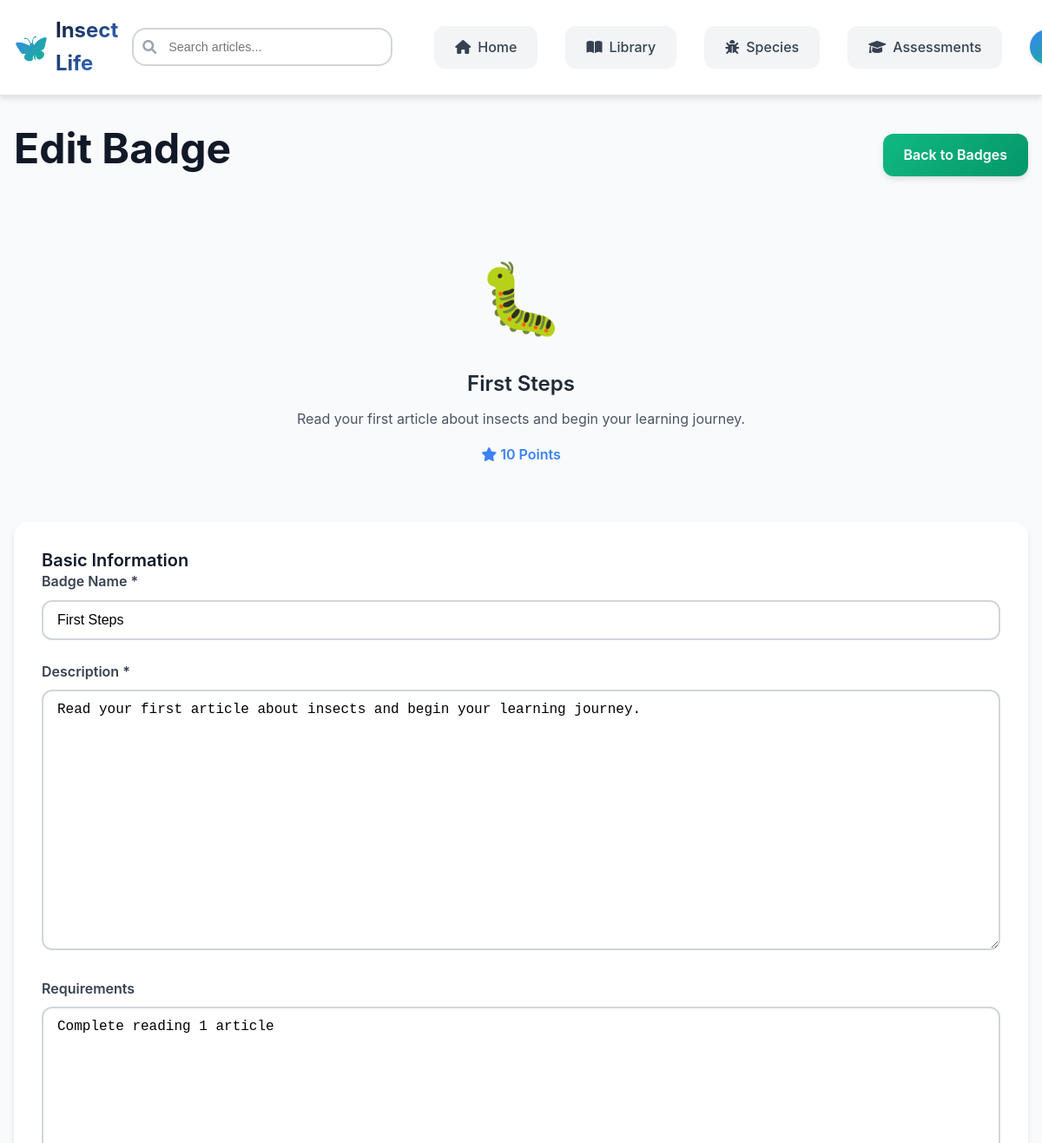
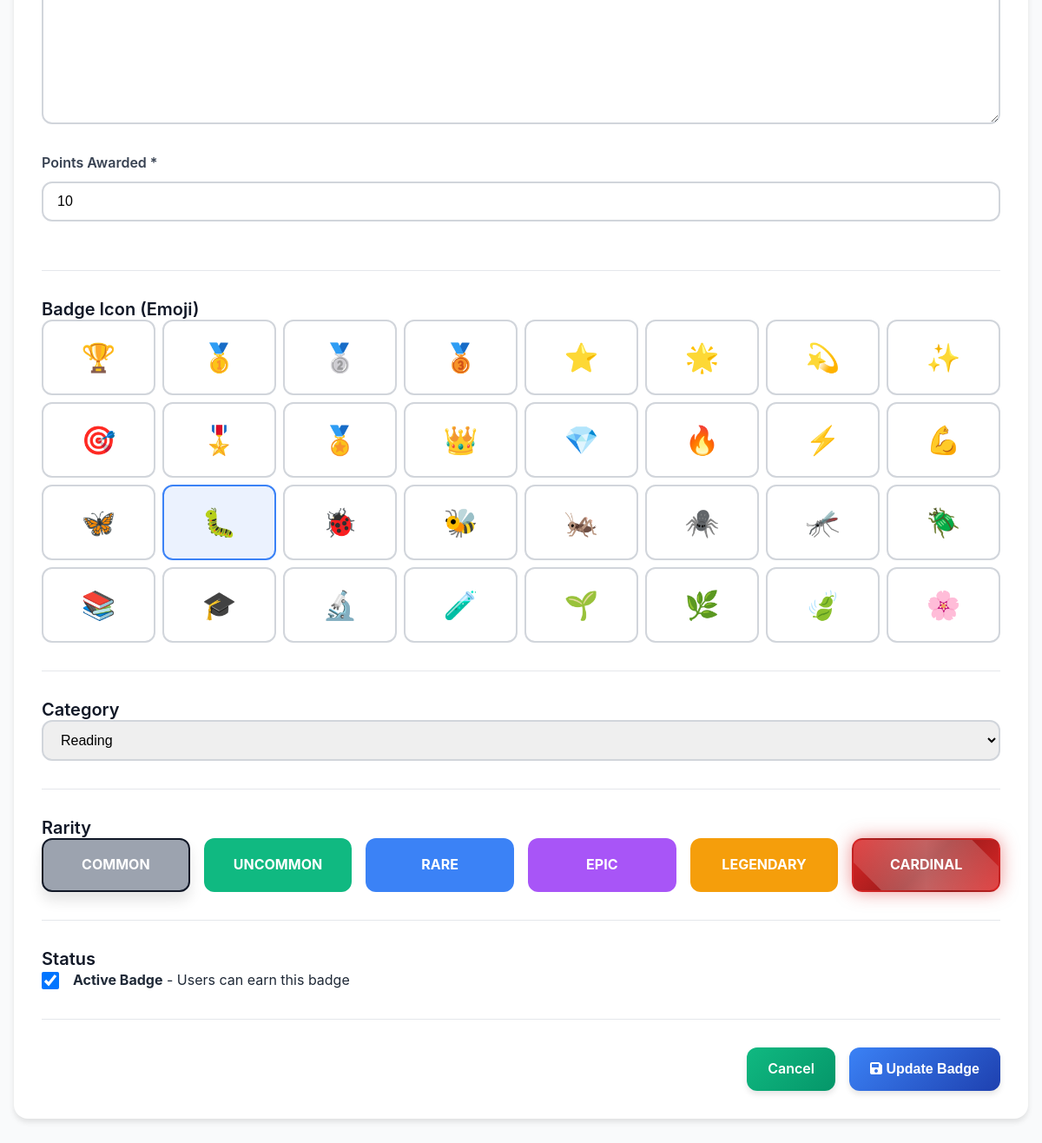
/admin/badge-edit.php?id=5 (signed in), run on the app's committed database (2 pictures, top to bottom).
### tables this page shows
CREATE TABLE `badges` (
  `id` int(11) NOT NULL,
  `name` varchar(100) NOT NULL,
  `description` text NOT NULL,
  `icon` varchar(10) DEFAULT NULL,
  `category` enum('reading','knowledge','exploration','social','special') DEFAULT 'reading',
  `requirements` longtext NOT NULL CHECK (json_valid(`requirements`)),
  `criteria_type` varchar(50) DEFAULT NULL,
  `criteria_value` int(11) DEFAULT 0,
  `points` int(11) DEFAULT 10,
  `rarity` enum('common','uncommon','rare','epic','legendary','cardinal') DEFAULT 'common',
  `is_active` tinyint(1) DEFAULT 1,
  `created_at` timestamp NOT NULL DEFAULT current_timestamp(),
  `updated_at` timestamp NOT NULL DEFAULT current_timestamp() ON UPDATE current_timestamp()
);

### admin/badge-edit.php (the view, shortened to what this page needs)
<?php
$badge_id = isset($_GET['id']) ? intval($_GET['id']) : 0;
$is_edit = $badge_id > 0;
$badge = null;
if ($is_edit) {
    try {
        $pdo = getDBConnection();
        $stmt = $pdo->prepare("SELECT * FROM badges WHERE id = ?");
        $stmt->execute([$badge_id]);
        $badge = $stmt->fetch();
    } catch (Exception $e) {
        $error_message = "Error loading badge: " . $e->getMessage();
    }
}
$requirements_text = '';
if ($badge && !empty($badge['requirements'])) {
    $req_data = json_decode($badge['requirements'], true);
    $requirements_text = $req_data['description'] ?? '';
}
include 'includes/header.php';
?>
<link rel="stylesheet" href="../assets/css/main.css">
<link rel="stylesheet" href="../assets/css/header.css">
<link rel="stylesheet" href="../assets/css/admin.css">
<div class="editor-container">
    <div class="editor-header">
        <h1><?php echo $is_edit ? 'Edit Badge' : 'Create New Badge'; ?></h1>
        <a href="badges.php" class="btn btn-secondary">Back to Badges</a>
    </div>
    <?php if ($is_edit && $badge): ?>
    <div class="badge-preview">
        <div class="badge-preview-icon"><?php echo $badge['icon'] ?? '🏆'; ?></div>
        <div class="badge-preview-name"><?php echo htmlspecialchars($badge['name']); ?></div>
        <div style="color: var(--gray-600);"><?php echo htmlspecialchars($badge['description']); ?></div>
        <div style="margin-top: 1rem; color: var(--primary-blue); font-weight: 600;">
            <i class="fas fa-star"></i> <?php echo number_format($badge['points']); ?> Points
        </div>
    </div>
    <?php endif; ?>
    <form method="POST" class="editor-form">
        <div class="form-section">
            <h2 class="section-title">Basic Information</h2>
            <div class="form-group">
                <label class="form-label">Badge Name *</label>
                <input type="text" name="name" class="form-control"
                       value="<?php echo htmlspecialchars($badge['name'] ?? ''); ?>"
                       placeholder="e.g., First Steps" required>
            </div>
            <div class="form-group">
                <label class="form-label">Description *</label>
                <textarea name="description" class="form-control" rows="3" required><?php echo htmlspecialchars($badge['description'] ?? ''); ?></textarea>
            </div>
            <div class="form-group">
                <label class="form-label">Requirements</label>
                <textarea name="requirements" class="form-control" rows="2"
                          placeholder="e.g., Read 10 articles about butterflies"><?php echo htmlspecialchars($requirements_text); ?></textarea>
            </div>
            <div class="form-group">
                <label class="form-label">Points Awarded *</label>
                <input type="number" name="points" class="form-control"
                       value="<?php echo htmlspecialchars($badge['points'] ?? '10'); ?>"
                       min="0" required>
            </div>
        </div>
        <div class="form-section">
            <h2 class="section-title">Badge Icon (Emoji)</h2>
            <div class="icon-picker">
                <?php
                $icons = ['🏆', '🥇', '🥈', '🥉', '⭐', '🌟', '💫', '✨',
                          '🎯', '🎖️', '🏅', '👑', '💎', '🔥', '⚡', '💪',
                          '🦋', '🐛', '🐞', '🐝', '🦗', '🕷️', '🦟', '🪲',
                          '📚', '🎓', '🔬', '🧪', '🌱', '🌿', '🍃', '🌸'];
                foreach ($icons as $emoji) {
                    $selected = ($badge['icon'] ?? '🏆') === $emoji ? 'selected' : '';
                    echo "<div class='icon-option $selected' data-icon='$emoji'>$emoji</div>";
                }
                ?>
            </div>
        </div>
        <div class="form-section">
            <h2 class="section-title">Category</h2>
            <select name="category" class="form-control" required>
                <option value="reading" <?php echo ($badge['category'] ?? 'reading') === 'reading' ? 'selected' : ''; ?>>Reading</option>
            </select>
        </div>
        <div class="form-section">
            <h2 class="section-title">Rarity</h2>
            <div class="rarity-grid">
                <label class="rarity-option rarity-common <?php echo ($badge['rarity'] ?? 'common') === 'common' ? 'selected' : ''; ?>">
                    <div><strong>COMMON</strong></div>
                </label>
                <label class="rarity-option rarity-uncommon <?php echo ($badge['rarity'] ?? '') === 'uncommon' ? 'selected' : ''; ?>">
                    <div><strong>UNCOMMON</strong></div>
                </label>
                <label class="rarity-option rarity-rare <?php echo ($badge['rarity'] ?? '') === 'rare' ? 'selected' : ''; ?>">
                    <div><strong>RARE</strong></div>
                </label>
                <label class="rarity-option rarity-epic <?php echo ($badge['rarity'] ?? '') === 'epic' ? 'selected' : ''; ?>">
                    <div><strong>EPIC</strong></div>
                </label>
                <label class="rarity-option rarity-legendary <?php echo ($badge['rarity'] ?? '') === 'legendary' ? 'selected' : ''; ?>">
                    <div><strong>LEGENDARY</strong></div>
                </label>
                <label class="rarity-option rarity-cardinal <?php echo ($badge['rarity'] ?? '') === 'cardinal' ? 'selected' : ''; ?>">
                    <div style="position: relative; z-index: 1;"><strong>CARDINAL</strong></div>
                </label>
            </div>
        </div>
        <div class="form-section">
            <h2 class="section-title">Status</h2>
            <div style="display: flex; align-items: center; gap: 1rem;">
                <input type="checkbox" name="is_active" id="is_active" style="width: 20px; height: 20px;" <?php echo ($badge['is_active'] ?? 1) ? 'checked' : ''; ?>>
                <label for="is_active" style="margin: 0; cursor: pointer;"><strong>Active Badge</strong> - Users can earn this badge</label>
            </div>
        </div>
        <div class="action-buttons">
            <a href="badges.php" class="btn btn-secondary">Cancel</a>
            <button type="submit" class="btn btn-primary">
                <i class="fas fa-save"></i> <?php echo $is_edit ? 'Update Badge' : 'Create Badge'; ?>
            </button>
        </div>
    </form>
</div>

### assets/css/main.css (style rules this page uses)
:root { --primary-blue-dark: #1e40af; --primary-blue: #3b82f6; --primary-blue-light: #60a5fa; --secondary-green-dark: #059669; --secondary-green: #10b981; --secondary-green-light: #34d399; --accent-yellow: #fbbf24; --accent-orange: #fb923c; --accent-brown: #92400e; --white: #ffffff; --gray-50: #f9fafb; --gray-100: #f3f4f6; --gray-200: #e5e7eb; --gray-300: #d1d5db; --gray-400: #9ca3af; --gray-500: #6b7280; --gray-600: #4b5563; --gray-700: #374151; --gray-800: #1f2937; --gray-900: #111827; --font-family-primary: 'Inter', 'Segoe UI', Tahoma, Geneva, Verdana, sans-serif; --font-family-secondary: 'Open Sans', Arial, sans-serif; --container-max-width: 1200px; --section-padding: 4rem 2rem; --card-padding: 2rem; --border-radius-sm: 8px; --border-radius-md: 12px; --border-radius-lg: 16px; --border-radius-xl: 20px; --shadow-sm: 0 2px 4px rgba(0, 0, 0, 0.1); --shadow-md: 0 4px 6px rgba(0, 0, 0, 0.1); --shadow-lg: 0 10px 15px rgba(0, 0, 0, 0.1); --shadow-xl: 0 20px 25px rgba(0, 0, 0, 0.15); --transition-fast: 0.2s ease; --transition-normal: 0.3s ease; --transition-slow: 0.5s ease; }
* { margin: 0; padding: 0; box-sizing: border-box; }
html { scroll-behavior: smooth; font-size: 16px; }
body { font-family: var(--font-family-primary); line-height: 1.6; color: var(--gray-800); background: linear-gradient(135deg, var(--primary-blue-light) 0%, var(--secondary-green-light) 100%); min-height: 100vh; }
h1, h2, h3, h4, h5, h6 { font-weight: 700; line-height: 1.2; margin-bottom: 1rem; color: var(--gray-900); }
h1 { font-size: 3rem; }
h2 { font-size: 2.25rem; }
a { color: var(--primary-blue); text-decoration: none; transition: color var(--transition-fast); }
.btn { display: inline-block; padding: 0.75rem 1.5rem; font-size: 1rem; font-weight: 600; text-align: center; text-decoration: none; border: none; border-radius: var(--border-radius-md); cursor: pointer; transition: all var(--transition-fast); box-shadow: var(--shadow-md); }
.btn-primary { background: linear-gradient(135deg, var(--primary-blue) 0%, var(--primary-blue-dark) 100%); color: var(--white); }
.btn-secondary { background: linear-gradient(135deg, var(--secondary-green) 0%, var(--secondary-green-dark) 100%); color: var(--white); }
.form-group { margin-bottom: 1.5rem; }
.form-label { display: block; margin-bottom: 0.5rem; font-weight: 600; color: var(--gray-700); }
.form-control { width: 100%; padding: 0.75rem 1rem; border: 2px solid var(--gray-300); border-radius: var(--border-radius-md); font-size: 1rem; transition: border-color var(--transition-fast); }

### assets/css/admin.css (style rules this page uses)
body { background: var(--gray-50) !important; min-height: 100vh; padding-top: 0 !important; }
.section-title { font-size: 1.25rem; font-weight: 600; color: var(--gray-900); margin-bottom: 0; }
.rarity-common { background: #9ca3af; color: white; }
.rarity-uncommon { background: #10b981; color: white; }
.rarity-rare { background: #3b82f6; color: white; }
.rarity-epic { background: #a855f7; color: white; }
.rarity-legendary { background: #f59e0b; color: white; }
.editor-container { max-width: 1200px; margin: 0 auto; padding: 2rem 1rem; }
.editor-header { display: flex; justify-content: space-between; align-items: center; margin-bottom: 2rem; }
.editor-form { background: white; border-radius: var(--border-radius-lg); box-shadow: var(--shadow-md); padding: 2rem; }
.form-section { margin-bottom: 2rem; }
textarea.form-control { min-height: 300px; font-family: 'Courier New', monospace; resize: vertical; }
.action-buttons { display: flex; gap: 1rem; justify-content: flex-end; margin-top: 2rem; flex-wrap: wrap; }

### data on the page
badges: icon "🐛", name "First Steps", description "Read your first article about insects and begin your learning journey.", points "10", requirements "Complete reading 1 article", category "Reading", is_active "☑"

### other printed values
$emoji "🏆"
$emoji "🥇"
$emoji "🥈"
$emoji "🥉"
$emoji "⭐"
$emoji "🌟"
$emoji "💫"
$emoji "✨"
$emoji "🎯"
$emoji "🎖️"
$emoji "🏅"
$emoji "👑"
$emoji "💎"
$emoji "🔥"
$emoji "⚡"
